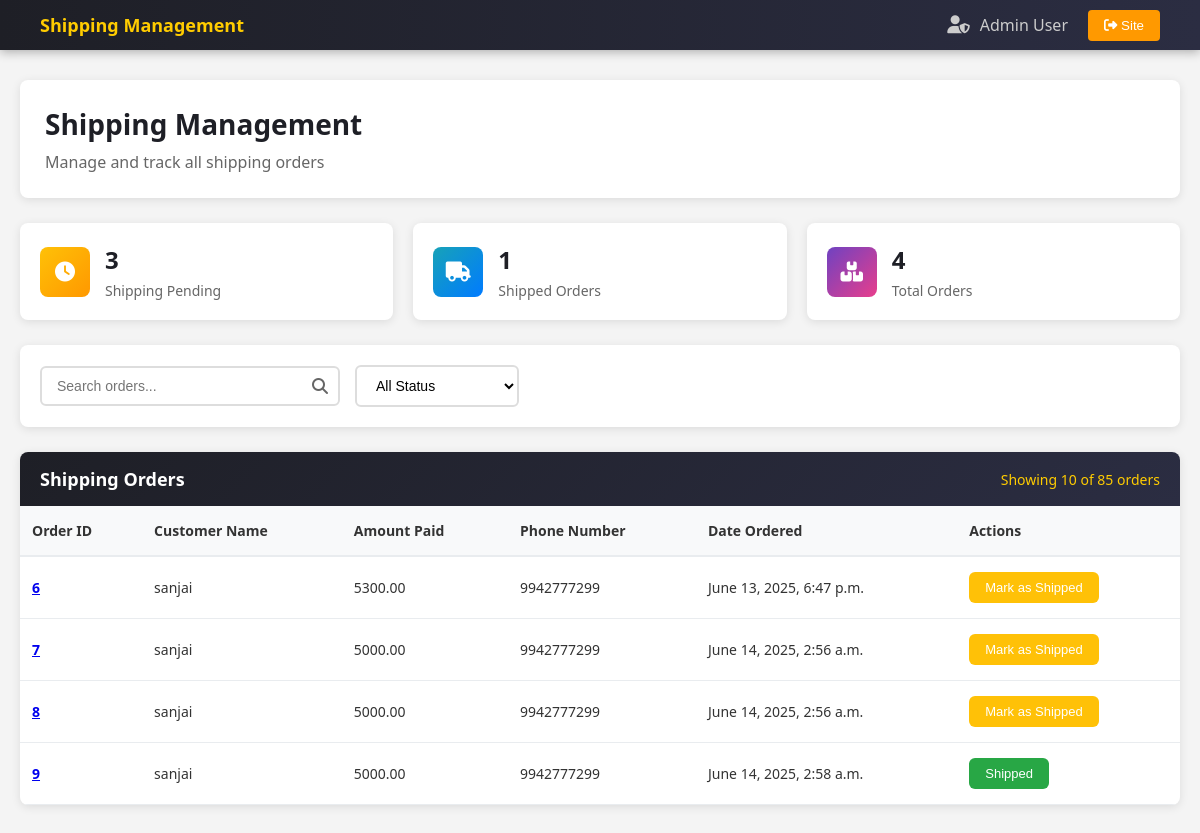
/payment/dash (signed in), run on an earlier commit of the app's database.
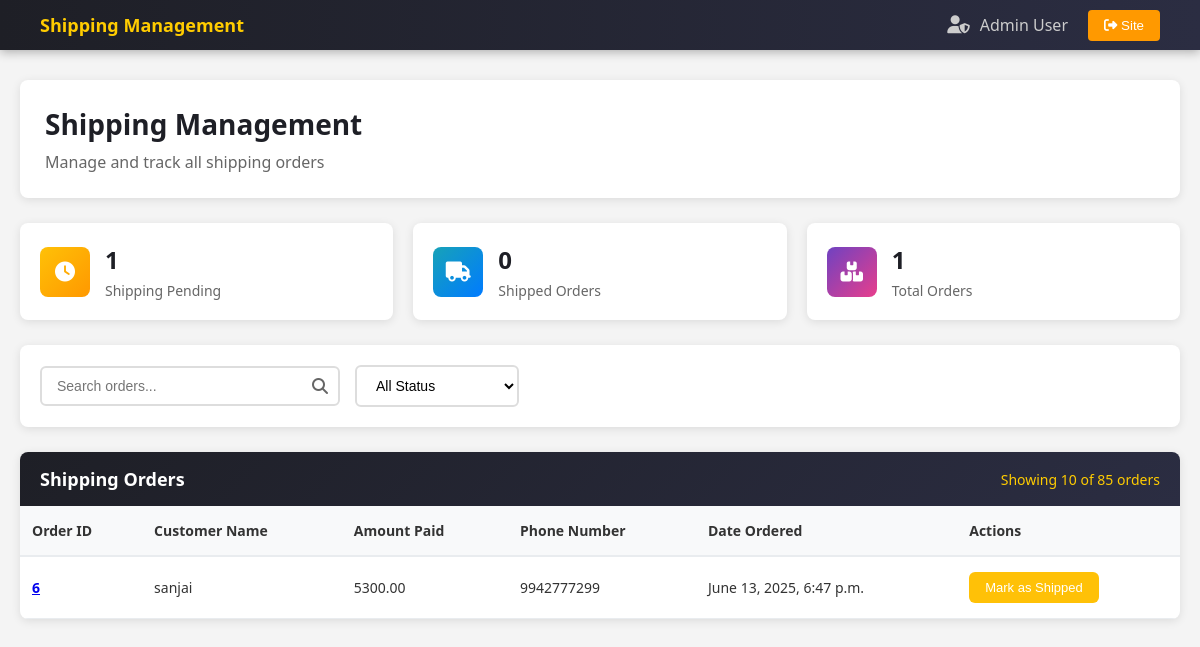
And on a later commit of the database.
### payment/models.py (models this page shows, shortened)
class Order(models.Model):
    user = models.ForeignKey(User, on_delete=models.CASCADE, null=True, blank=True)
    full_name = models.CharField(max_length=255)
    phone = models.CharField(max_length=13)
    address = models.TextField(max_length=255)
    amount_paid = models.DecimalField(max_digits=10, decimal_places=2)
    date_ordered = models.DateTimeField(auto_now_add=True)
    shipped = models.BooleanField(default=False)
    date_shipped = models.DateTimeField(null=True, blank=True)

### payment/views.py (the view, shortened to what this page needs)
# urls.py: path('dash', views.dash, name='dash'),
def dash(request):
    if request.user.is_authenticated and request.user.is_staff:
        orders = Order.objects.all()
        shipped_orders_count = orders.filter(shipped=True).count()
        not_shipped_orders_count = orders.filter(shipped=False).count()
        total_orders = shipped_orders_count + not_shipped_orders_count
        return render(request, 'payment/dash.html', {'orders': orders, 'shipped_orders_count' : shipped_orders_count, 'not_shipped_orders_count': not_shipped_orders_count, 'total_orders': total_orders})
    else:
        messages.error(request, 'You do not have permission to access this page.')
        return redirect('home')

### cart/context_processors.py (called while the page is built)
def cart(request):
    return {'cart': Cart(request)}

### payment/templates/payment/dash.html (shortened to what this page needs)
{% load static %}
<!DOCTYPE html>
<html lang="en">
<head>
    <link rel="stylesheet" href="{% static 'css/dash.css' %}">
</head>
<body>
    <nav class="admin-nav">
        <div class="nav-left">
            <div class="nav-title">Shipping Management</div>
        </div>
        <div class="nav-right">
            <div class="admin-user">
                <i class="fas fa-user-shield"></i>
                <span>Admin User</span>
            </div>
            <button class="home-btn" data-url="{% url 'home' %}">
                <i class="fas fa-sign-out-alt"></i>
                Site
            </button>
        </div>
    </nav>
    <div class="admin-container">
        <div class="page-header">
            <h1>Shipping Management</h1>
            <p>Manage and track all shipping orders</p>
        </div>
        <div class="summary-cards">
            <div class="summary-card">
                <div class="card-icon pending">
                    <i class="fas fa-clock"></i>
                </div>
                <div class="card-content">
                    <h3 id="pendingCount">{{ not_shipped_orders_count }}</h3>
                    <p>Shipping Pending</p>
                </div>
            </div>
            <div class="summary-card">
                <div class="card-icon shipped">
                    <i class="fas fa-truck"></i>
                </div>
                <div class="card-content">
                    <h3 id="shippedCount">{{ shipped_orders_count }}</h3>
                    <p>Shipped Orders</p>
                </div>
            </div>
            <div class="summary-card">
                <div class="card-icon total">
                    <i class="fas fa-boxes"></i>
                </div>
                <div class="card-content">
                    <h3 id="totalCount">{{ total_orders }}</h3>
                    <p>Total Orders</p>
                </div>
            </div>
        </div>
        <div class="controls-bar">
            <div class="controls-left">
                <div class="search-container">
                    <input type="text" class="search-input" placeholder="Search orders..." id="searchInput">
                    <i class="fas fa-search search-icon"></i>
                </div>
                <select class="filter-select" id="statusFilter">
                    <option value="">All Status</option>
                </select>
            </div>
        </div>
        <div class="shipping-table">
            <div class="table-header">
                <div class="table-title">Shipping Orders</div>
                <div class="table-stats">Showing <span id="showingCount">10</span> of <span
                        id="totalTableCount">85</span> orders
                </div>
            </div>
            <div class="table-wrapper">
                <table id="shippingTable">
                    <thead>
                        <tr>
                            <th>Order ID</th>
                            <th>Customer Name</th>
                            <th>Amount Paid</th>
                            <th>Phone Number</th>
                            <th>Date Ordered</th>
                            <th>Actions</th>
                        </tr>
                    </thead>
                    <tbody>
                        {% for item in orders %}
                        <tr>
                            <td><a href="{% url 'order_view' item.id %}"><strong>{{ item.id }}</strong></a></td>
                            <td>{{ item.full_name }}</td>
                            <td>{{ item.amount_paid }}</td>
                            <td>{{ item.phone }}</td>
                            <td>{{ item.date_ordered }}</td>
                            <td>
                                <form method="POST">
                                    {% if not item.shipped %}
                                    <button type="submit" class="btn-status" style="background-color: #ffc107;">Mark as
                                        Shipped</button>
                                    {% else %}
                                    <button type="submit" class="btn-status" style="background-color: #28a745;"
                                        disabled>Shipped</button>
                                    {% endif %}
                                </form>
                            </td>
                        </tr>
                        {% endfor %}
                </table>
            </div>
        </div>
    </div>
</body>
</html>

### static/css/dash.css (style rules this page uses)
* { margin: 0; padding: 0; box-sizing: border-box; }
body { font-family: system-ui, -apple-system, BlinkMacSystemFont, 'Segoe UI', Roboto, Oxygen, Ubuntu, Cantarell, 'Open Sans', 'Helvetica Neue', sans-serif; background-color: #f4f4f4; min-height: 100vh; }
.admin-nav { background: linear-gradient(90deg, #1e1f26, #2b2d42); color: #fff; display: flex; justify-content: space-between; align-items: center; padding: 0 40px; box-shadow: 0 2px 10px rgba(0, 0, 0, 0.3); position: sticky; top: 0; z-index: 1000; height: 50px; }
.nav-left { display: flex; align-items: center; }
.nav-title { color: #ffcc00; font-size: 18px; font-weight: 600; }
.nav-right { display: flex; align-items: center; gap: 20px; }
.admin-user { display: flex; align-items: center; gap: 10px; color: #ccc; }
.admin-user i { font-size: 18px; }
.home-btn { background-color: #ff9900; color: white; border: none; padding: 8px 16px; border-radius: 4px; cursor: pointer; transition: background-color 0.3s; }
.admin-container { max-width: 1400px; margin: 0 auto; padding: 30px 20px; }
.page-header { background: white; padding: 25px; border-radius: 8px; box-shadow: 0 2px 10px rgba(0, 0, 0, 0.1); margin-bottom: 25px; }
.page-header h1 { color: #1e1f26; font-size: 28px; margin-bottom: 8px; }
.page-header p { color: #666; font-size: 16px; }
.summary-cards { display: grid; grid-template-columns: repeat(auto-fit, minmax(250px, 1fr)); gap: 20px; margin-bottom: 25px; }
.summary-card { background: white; padding: 20px; border-radius: 8px; box-shadow: 0 2px 10px rgba(0, 0, 0, 0.1); display: flex; align-items: center; gap: 15px; }
.card-icon { width: 50px; height: 50px; border-radius: 8px; display: flex; align-items: center; justify-content: center; font-size: 20px; color: white; }
.card-icon.pending { background: linear-gradient(135deg, #ffc107, #ff9800); }
.card-icon.shipped { background: linear-gradient(135deg, #17a2b8, #007bff); }
.card-icon.total { background: linear-gradient(135deg, #6f42c1, #e83e8c); }
.card-content h3 { font-size: 24px; color: #1e1f26; margin-bottom: 5px; }
.card-content p { color: #666; font-size: 14px; }
.controls-bar { background: white; padding: 20px; border-radius: 8px; box-shadow: 0 2px 10px rgba(0, 0, 0, 0.1); margin-bottom: 25px; display: flex; justify-content: space-between; align-items: center; flex-wrap: wrap; gap: 15px; }
.controls-left { display: flex; align-items: center; gap: 15px; flex-wrap: wrap; }
.search-container { position: relative; }
.search-input { padding: 10px 40px 10px 15px; border: 2px solid #ddd; border-radius: 6px; width: 300px; font-size: 14px; transition: border-color 0.3s; }
.search-icon { position: absolute; right: 12px; top: 50%; transform: translateY(-50%); color: #666; }
.filter-select { padding: 10px 15px; border: 2px solid #ddd; border-radius: 6px; background: white; font-size: 14px; cursor: pointer; transition: border-color 0.3s; }
.shipping-table { background: white; border-radius: 8px; box-shadow: 0 2px 10px rgba(0, 0, 0, 0.1); overflow: hidden; }
.table-header { background: linear-gradient(135deg, #1e1f26, #2b2d42); color: white; padding: 15px 20px; display: flex; align-items: center; justify-content: space-between; }
.table-title { font-size: 18px; font-weight: 600; }
.table-stats { color: #ffcc00; font-size: 14px; }
.table-wrapper { overflow-x: auto; }
table { width: 100%; border-collapse: collapse; }
thead th { background-color: #f8f9fa; color: #333; font-weight: 600; padding: 15px 12px; text-align: left; border-bottom: 2px solid #e9ecef; font-size: 14px; }
tbody tr { border-bottom: 1px solid #e9ecef; transition: background-color 0.2s; }
tbody td { padding: 15px 12px; font-size: 14px; color: #333; }
.btn-status { padding: 8px 16px; border-radius: 6px; font-size: 13px; cursor: pointer; background-color: #ffc107; color: #fff; border: none; transition: all 0.3s ease; font-weight: 500; }

What changed in the data, as far as the page shows it:
removed Order: id "7", full_name "sanjai", amount_paid "5000.00", phone "9942777299", date_ordered "June 14, 2025, 2:56 a.m.", shipped "Mark as Shipped"
removed Order: id "8", full_name "sanjai", amount_paid "5000.00", phone "9942777299", date_ordered "June 14, 2025, 2:56 a.m.", shipped "Mark as Shipped"
removed Order: id "9", full_name "sanjai", amount_paid "5000.00", phone "9942777299", date_ordered "June 14, 2025, 2:58 a.m.", shipped "Shipped"
Also different on the page:
{{ not_shipped_orders_count }}: "3" → "1"
{{ shipped_orders_count }}: "1" → "0"
{{ total_orders }}: "4" → "1"
